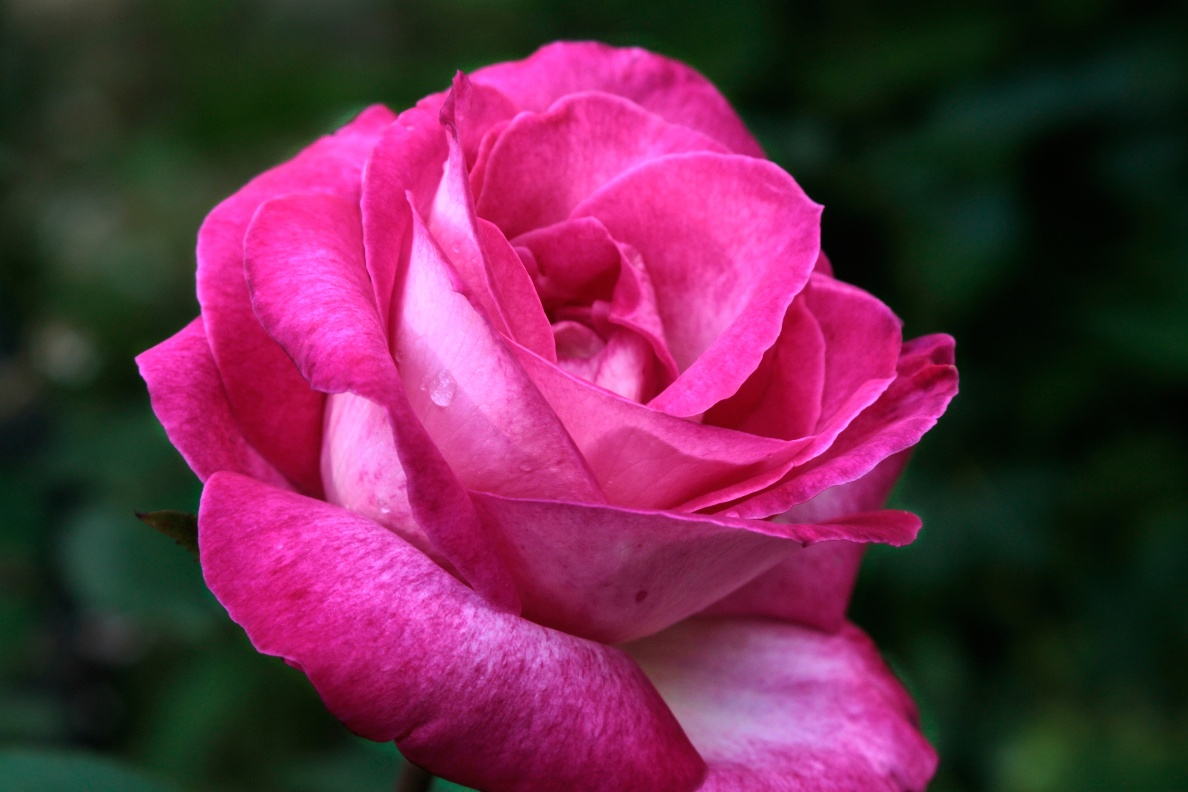
#> input picture L04/rose.png, 1188 x 792 px
$ python hw3.py
#> lines starting #> are read from the running program, lines starting #| are printed output that depends on the picture
import cv2 as cv
import sys
import numpy as np

# 1. 이미지 로드
img = cv.imread('rose.png')
#> img is the input picture: shape (792, 1188, 3); mean B, G, R 74.2, 43.7, 103.8
if img is None :
    sys.exit('파일이 존재하지 않습니다.')

img=cv.resize(img,dsize=(0,0),fx=0.5,fy=0.5) # 반으로 축소
#> img: shape (396, 594, 3)

# 2. 회전 변환 행렬 생성 (45도 회전)
rows, cols = img.shape[:2]
#> rows = 396; cols = 594
center = (cols / 2, rows / 2)
#> center = (297, 198)
rotation_matrix = cv.getRotationMatrix2D(center, 45, 1.5)  # 45도 회전 및 1.5배 확대
#> rotation_matrix = [[1.06, 1.06, -228], [-1.06, 1.06, 303]]

# 3. cv.warpAffine()을 사용하여 변환 적용
rotated_scaled_img = cv.warpAffine(img, rotation_matrix, (int(cols * 1.5), int(rows * 1.5)), flags=cv.INTER_LINEAR)
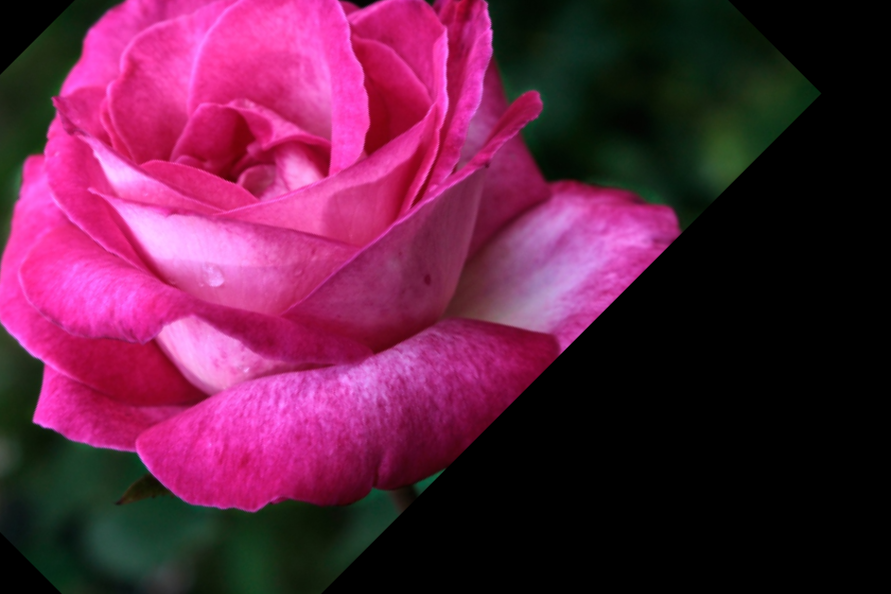
#> rotated_scaled_img: shape (594, 891, 3); mean B, G, R 66.8, 32.2, 95.9

# 4. 원본 및 변환된 이미지 비교 출력
cv.imshow('Original Image', img)
cv.imshow('Rotated & Scaled Image', rotated_scaled_img)

cv.waitKey(0)
cv.destroyAllWindows()

$ run again, with L04/tree.png copied over L04/rose.png
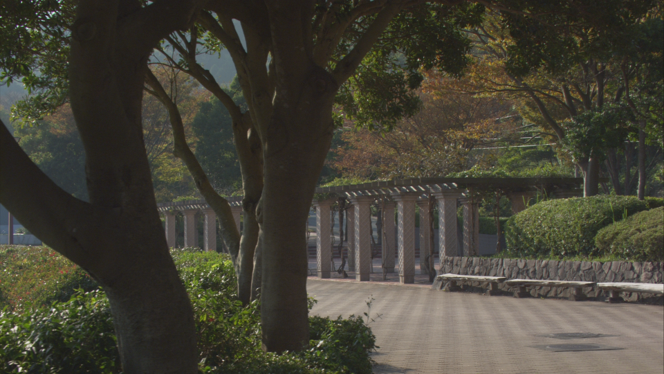
#> input picture L04/tree.png, 664 x 374 px
#> img is the input picture: shape (374, 664, 3); mean B, G, R 55.1, 66.8, 69.5
#> img: shape (187, 332, 3)
#> `rotated_scaled_img = cv.warpAffine(img, rotation_matrix, (int(cols * 1..`:
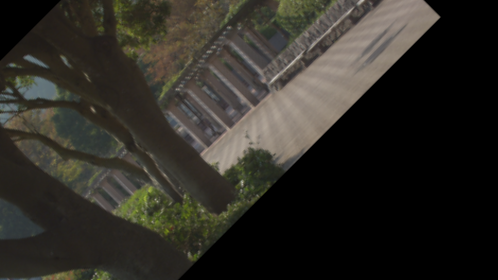
#> rotated_scaled_img: shape (280, 498, 3); mean B, G, R 37.8, 43.9, 46.2
